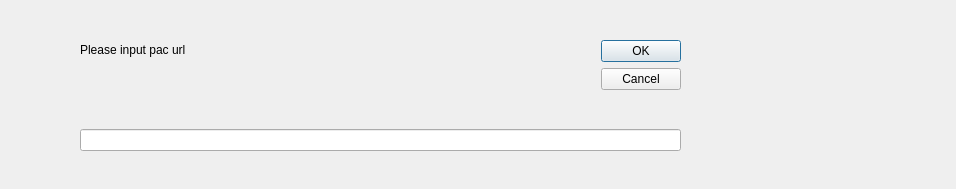
<?xml version="1.0" encoding="UTF-8"?>
<ui version="4.0">
 <class>EditOnlinePacUrlDialog</class>
 <widget class="QDialog" name="EditOnlinePacUrlDialog">
  <property name="geometry">
   <rect>
    <x>0</x>
    <y>0</y>
    <width>956</width>
    <height>189</height>
   </rect>
  </property>
  <property name="windowTitle">
      <string>Edit Online PAC URL</string>
  </property>
     <widget class="QWidget" name="layoutWidget">
   <property name="geometry">
    <rect>
     <x>60</x>
     <y>20</y>
     <width>641</width>
     <height>151</height>
    </rect>
   </property>
   <layout class="QGridLayout" name="gridLayout">
    <property name="leftMargin">
     <number>20</number>
    </property>
    <property name="topMargin">
     <number>20</number>
    </property>
    <property name="rightMargin">
     <number>20</number>
    </property>
    <property name="bottomMargin">
     <number>20</number>
    </property>
    <item row="1" column="0">
     <widget class="QLabel" name="label">
      <property name="text">
          <string>Please input pac url</string>
      </property>
     </widget>
    </item>
    <item row="1" column="1">
     <spacer name="horizontalSpacer">
      <property name="orientation">
       <enum>Qt::Horizontal</enum>
      </property>
      <property name="sizeHint" stdset="0">
       <size>
        <width>40</width>
        <height>20</height>
       </size>
      </property>
     </spacer>
    </item>
    <item row="4" column="0" colspan="3">
     <widget class="QLineEdit" name="lineEdit">
      <property name="inputMethodHints">
       <set>Qt::ImhNone</set>
      </property>
     </widget>
    </item>
    <item row="1" column="2" rowspan="3">
     <widget class="QDialogButtonBox" name="buttonBox">
      <property name="orientation">
       <enum>Qt::Vertical</enum>
      </property>
      <property name="standardButtons">
       <set>QDialogButtonBox::Cancel|QDialogButtonBox::Ok</set>
      </property>
     </widget>
    </item>
    <item row="2" column="1">
     <spacer name="verticalSpacer">
      <property name="orientation">
       <enum>Qt::Vertical</enum>
      </property>
      <property name="sizeHint" stdset="0">
       <size>
        <width>20</width>
        <height>40</height>
       </size>
      </property>
     </spacer>
    </item>
   </layout>
  </widget>
 </widget>
 <resources/>
 <connections>
  <connection>
   <sender>buttonBox</sender>
   <signal>accepted()</signal>
   <receiver>EditOnlinePacUrlDialog</receiver>
   <slot>accept()</slot>
   <hints>
    <hint type="sourcelabel">
     <x>248</x>
     <y>254</y>
    </hint>
    <hint type="destinationlabel">
     <x>157</x>
     <y>274</y>
    </hint>
   </hints>
  </connection>
  <connection>
   <sender>buttonBox</sender>
   <signal>rejected()</signal>
   <receiver>EditOnlinePacUrlDialog</receiver>
   <slot>reject()</slot>
   <hints>
    <hint type="sourcelabel">
     <x>316</x>
     <y>260</y>
    </hint>
    <hint type="destinationlabel">
     <x>286</x>
     <y>274</y>
    </hint>
   </hints>
  </connection>
 </connections>
</ui>
